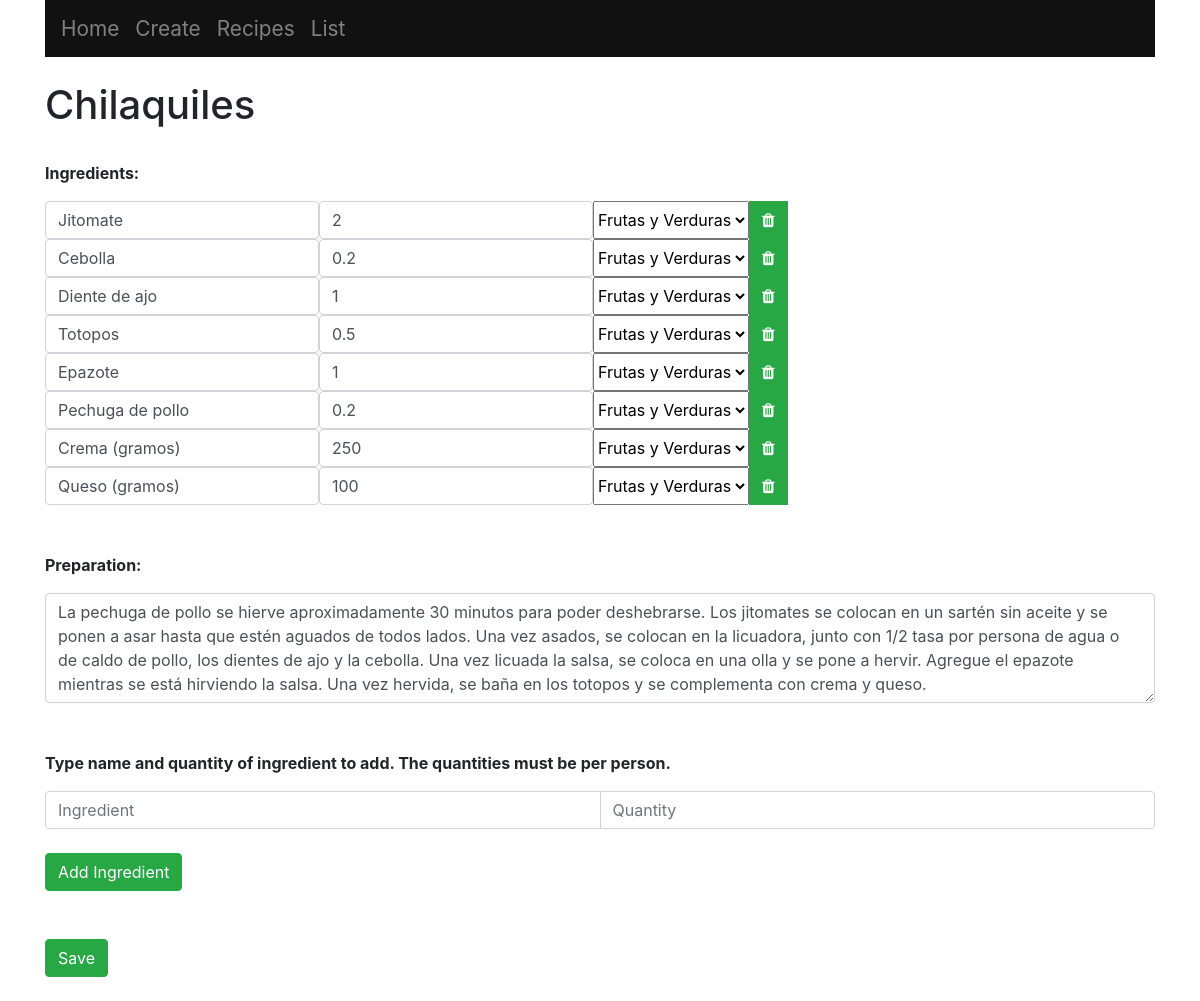
The page /4 on the database as committed earlier.
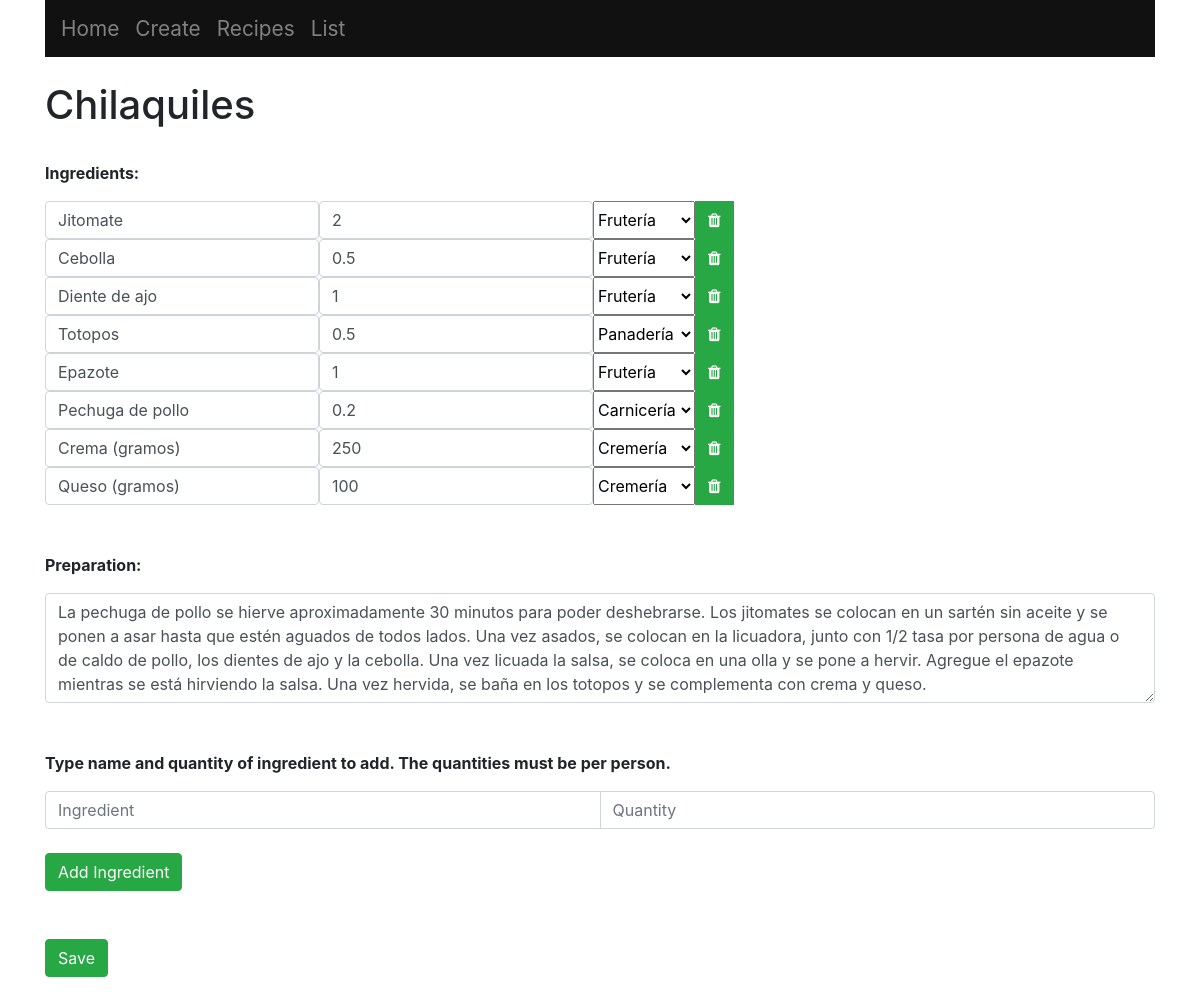
The same page on the database as committed later.
### main/models.py (models this page shows, shortened)
class Ingredient(models.Model):
	recipe = models.ForeignKey(Recipe, on_delete = models.CASCADE)
	text = models.CharField(max_length = 300)
	quantity = models.FloatField()
	section = models.CharField(max_length = 300)

### main/views.py (the view, shortened to what this page needs)
# urls.py: path("<int:id>", views.index, name = "index"),
def index(response, id):
	ls = Recipe.objects.get(id = id)
	return render(response, "main/list.html", {"ls":ls})

### main/templates/main/list.html (shortened to what this page needs)
{% extends "main/base.html" %}
{% block content %}
	<h1>{{ls.name}}</h1>
	<br>
	<p><b>Ingredients:</b></p>
	<form method="post", action="#">
		{% for ingredient in ls.ingredient_set.all %}
		<div class="input-group">
			<div class="input-group-prepend">
				<input type="text", name="t{{ingredient.id}}",  value="{{ingredient.text}}", class="form-control">
				<input type="number" value={{ingredient.quantity|floatformat:"-1"}} name="q{{ingredient.id}}", class="form-control", min="0", step="0.1">
				<select name="s{{ingredient.id}}", value="{{ingredient.section}}">
					<option value="{{ingredient.section}}">{{ingredient.section}}</option>
				</select>
				<button type="submit", name="delete", value="{{ingredient.id}}", class="btn btn-success"><i class="fa fa-trash"></i></button>
			</div>
		</div>
		{% endfor %}
		<br>
		<br>
		<p><b>Preparation:</b></p>
		{% for preparation in ls.preparation_set.all %}
			<textarea rows="4" name="{{preparation.id}}", class="form-control">{{preparation.preparation}}</textarea>
		{% endfor %}
		<br>
		<br>
		<p><b>Type name and quantity of ingredient to add. The quantities must be per person.</b></p>
		<div class="input-group">
			<input type="text" name="new_ingredient", placeholder="Ingredient", class="form-control">
			<input type="number" name="new_quantity", placeholder="Quantity", class="form-control", min="0", step="0.1">
		</div>
		<br>
		<button type="submit", name="newIngredient", value="newIngredient", class="btn btn-success">Add Ingredient</button>
		<br>
		<br>
		<br>
		<button type="submit", name="save_ingredients", value="save_ingredients", class="btn btn-success">Save</button>
	</form>
{% endblock %}

Rows that differ between the two databases and show on the page:
changed Ingredient "Jitomate": section+id "Frutas y Verduras" → "Frutería"
changed Ingredient "Cebolla": quantity "0.2" → "0.5"; section+id "Frutas y Verduras" → "Frutería"
changed Ingredient "Diente de ajo": section+id "Frutas y Verduras" → "Frutería"
changed Ingredient "Totopos": section+id "Frutas y Verduras" → "Panadería"
changed Ingredient "Epazote": section+id "Frutas y Verduras" → "Frutería"
changed Ingredient "Pechuga de pollo": section+id "Frutas y Verduras" → "Carnicería"
changed Ingredient "Crema (gramos)": section+id "Frutas y Verduras" → "Cremería"
changed Ingredient "Queso (gramos)": section+id "Frutas y Verduras" → "Cremería"
